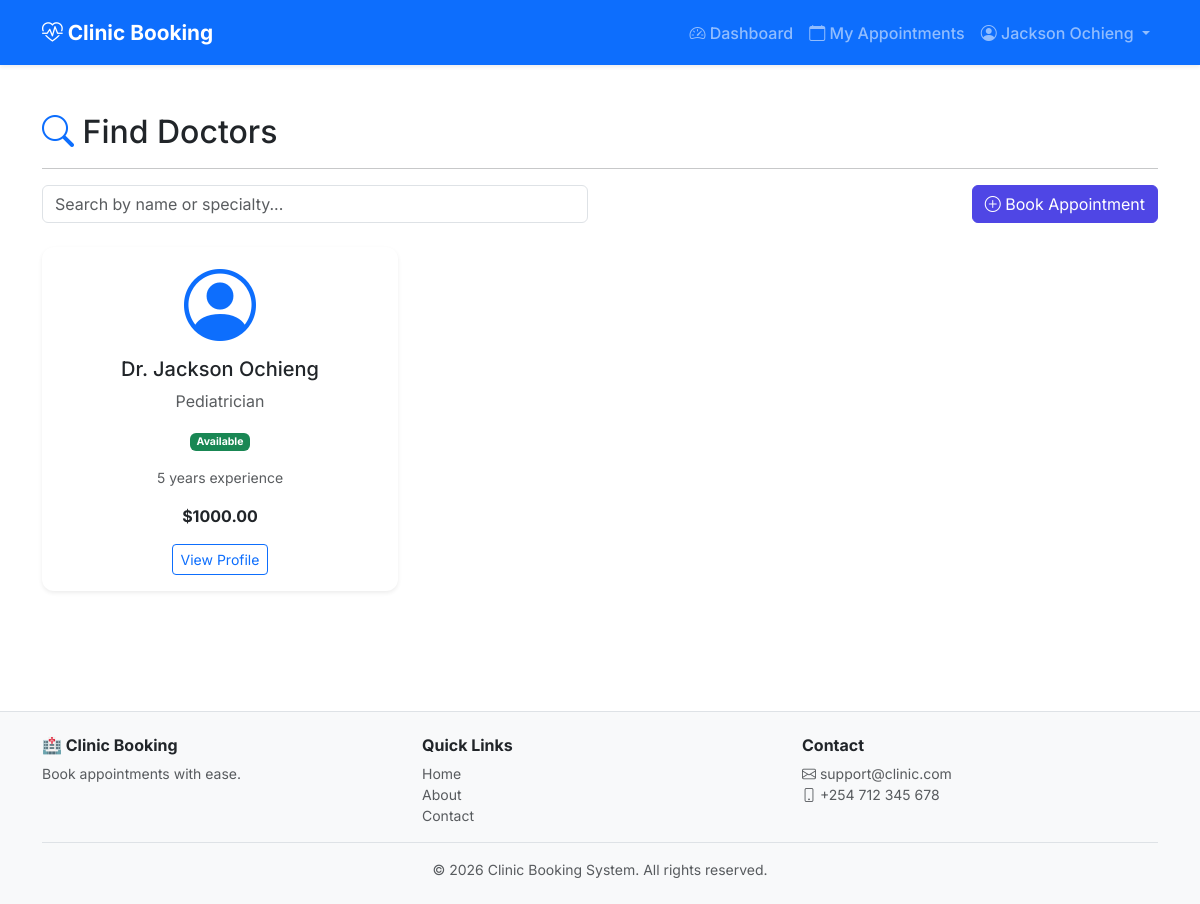
Page /doctors/ (signed in) on the committed database.
### accounts/models.py (models this page shows, shortened)
class User(AbstractUser):
    ROLE_CHOICES = [
        ("patient", "Patient"),
        ("doctor", "Doctor"),
        ("admin", "Admin"),
        ("staff", "Staff"),
    ]
    email = models.EmailField(_("email address"), unique=True)
    phone_number = models.CharField(
        max_length=15,
        validators=[RegexValidator(r"^\+?1?\d{9,15}$")],
        blank=True,
        null=True,
    )
    role = models.CharField(max_length=20, choices=ROLE_CHOICES, default="patient")
    date_of_birth = models.DateField(null=True, blank=True)
    address = models.TextField(blank=True, null=True)
    profile_picture = models.ImageField(upload_to="profile_pics/", null=True, blank=True)
    last_login_ip = models.GenericIPAddressField(null=True, blank=True)
    is_verified = models.BooleanField(default=False)
    verification_token = models.CharField(max_length=255, blank=True, null=True)
    password_reset_token = models.CharField(max_length=255, blank=True, null=True)
    token_created_at = models.DateTimeField(null=True, blank=True)
    created_at = models.DateTimeField(auto_now_add=True)
    updated_at = models.DateTimeField(auto_now=True)
    groups = models.ManyToManyField(
        Group,
        verbose_name=_("groups"),
        blank=True,
        help_text=_("The groups this user belongs to. A user will get all permissions " "granted to each of their groups."),
        related_name="custom_user_set",
        related_query_name="custom_user",
    )
    user_permissions = models.ManyToManyField(
        Permission,
        verbose_name=_("user permissions"),
        blank=True,
        help_text=_("Specific permissions for this user."),
        related_name="custom_user_set",
        related_query_name="custom_user",
    )
    USERNAME_FIELD = "email"
    REQUIRED_FIELDS = ["username", "first_name", "last_name"]
    class Meta:
        ordering = ["-date_joined"]
        indexes = [
            models.Index(fields=["email"]),
            models.Index(fields=["role"]),
            models.Index(fields=["is_active"]),
        ]
    def get_full_name(self):
        return f"{self.first_name} {self.last_name}".strip()

### doctors/models.py (models this page shows, shortened)
class Doctor(models.Model):
    user = models.OneToOneField(
        settings.AUTH_USER_MODEL,
        on_delete=models.CASCADE,
        related_name="doctor_profile",
    )
    specialty = models.CharField(max_length=100)
    license_number = models.CharField(max_length=50, unique=True)
    years_of_experience = models.IntegerField(default=0)
    bio = models.TextField(blank=True, null=True)
    consultation_fee = models.DecimalField(max_digits=10, decimal_places=2, default=0)
    is_available = models.BooleanField(default=True)
    created_at = models.DateTimeField(auto_now_add=True)
    updated_at = models.DateTimeField(auto_now=True)
    class Meta:
        ordering = ["user__first_name", "user__last_name"]
        indexes = [
            models.Index(fields=["specialty"]),
            models.Index(fields=["is_available"]),
        ]

### doctors/views.py (the view)
# urls.py: path("", views.doctor_list_view, name="doctor_list"),
def doctor_list_view(request):
    doctors = Doctor.objects.filter(is_available=True)
    return render(request, "doctors/list.html", {"doctors": doctors})

### templates/doctors/list.html (shortened to what this page needs)
{% extends 'base.html' %}
{% block content %}
<div class="container py-4">
    <h2><i class="bi bi-search text-primary"></i> Find Doctors</h2>
    <hr>
    <div class="row mb-4">
        <div class="col-md-6">
            <input type="text" id="searchInput" class="form-control" placeholder="Search by name or specialty...">
        </div>
        <div class="col-md-6 text-end">
            <a href="{% url 'book_appointment' %}" class="btn btn-primary">
                <i class="bi bi-plus-circle"></i> Book Appointment
            </a>
        </div>
    </div>
    <div class="row" id="doctorGrid">
        {% for doctor in doctors %}
            <div class="col-md-4 mb-4">
                <div class="card shadow-sm h-100">
                    <div class="card-body text-center">
                        <i class="bi bi-person-circle display-2 text-primary"></i>
                        <h5 class="mt-2">Dr. {{ doctor.user.get_full_name }}</h5>
                        <p class="text-muted">{{ doctor.specialty }}</p>
                        <p class="small">
                            <span class="badge {% if doctor.is_available %}bg-success{% else %}bg-danger{% endif %}">
                                {% if doctor.is_available %}Available{% else %}Unavailable{% endif %}
                            </span>
                        </p>
                        <p class="small text-muted">{{ doctor.years_of_experience }} years experience</p>
                        <p class="fw-bold">${{ doctor.consultation_fee }}</p>
                        <a href="{% url 'doctor_detail' doctor.id %}" class="btn btn-outline-primary btn-sm">View Profile</a>
                    </div>
                </div>
            </div>
        {% empty %}
            <div class="col-12 text-center py-5">
                <i class="bi bi-person-x display-4 text-muted"></i>
                <p>No doctors available at the moment.</p>
            </div>
        {% endfor %}
    </div>
</div>
{% endblock %}

### templates/partials/header.html (shortened to what this page needs)
<nav class="navbar navbar-expand-lg navbar-dark bg-primary shadow-sm">
    <div class="container">
        <a class="navbar-brand fw-bold" href="{% url 'home' %}">
            <i class="bi bi-heart-pulse"></i> Clinic Booking
        </a>
        <div class="collapse navbar-collapse" id="navbarNav">
            <ul class="navbar-nav ms-auto">
                {% if user.is_authenticated %}
                    <li class="nav-item">
                        <a class="nav-link" href="{% url 'dashboard' %}">
                            <i class="bi bi-speedometer2"></i> Dashboard
                        </a>
                    </li>
                    <li class="nav-item">
                        <a class="nav-link" href="{% url 'appointment_list' %}">
                            <i class="bi bi-calendar"></i> My Appointments
                        </a>
                    </li>
                    <li class="nav-item dropdown">
                        <a class="nav-link dropdown-toggle" href="#" id="userDropdown" role="button" data-bs-toggle="dropdown">
                            <i class="bi bi-person-circle"></i> {{ user.get_full_name|default:user.username }}
                        </a>
                    </li>
                {% endif %}
            </ul>
        </div>
    </div>
</nav>

### static/css/style.css (style rules this page uses)
body { font-family: 'Inter', sans-serif; min-height: 100vh; display: flex; flex-direction: column; }
.card { border: none; border-radius: 12px; transition: transform 0.2s ease, box-shadow 0.2s ease; }
.btn-primary { background: #4F46E5; border-color: #4F46E5; }
.navbar { padding: 12px 0; }
.navbar-brand { font-weight: 700; font-size: 1.3rem; }
.navbar .nav-link { font-weight: 500; padding: 8px 16px; }
.fade-in { animation: fadeIn 0.5s ease-in; }

### rows in the picture
User: get_full_name "Jackson Ochieng"
Doctor: user.get_full_name "Jackson Ochieng", specialty "Pediatrician", is_available "Available", years_of_experience "5", consultation_fee "1000.00"
